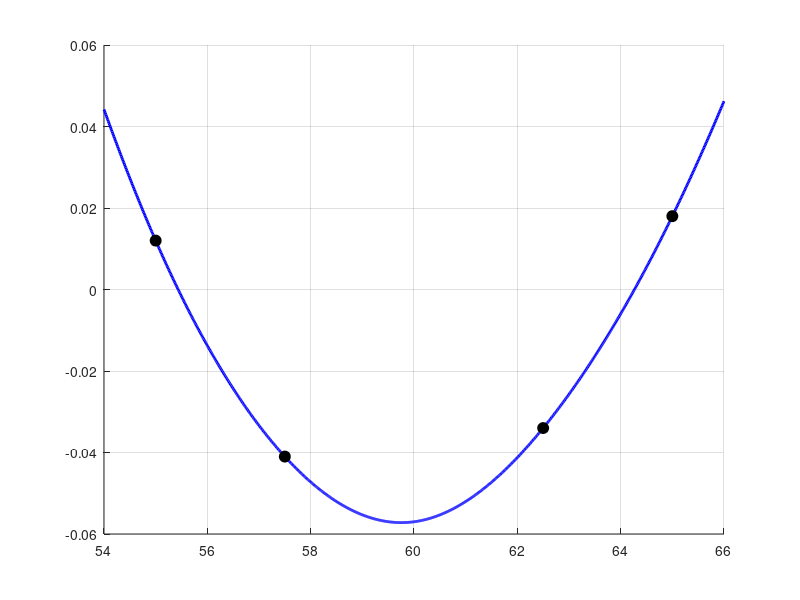

Here is the MATLAB script that generated this plot: (Note: this script raises an error after producing the figure.)
% =========================================================================
% Algoritmo de Bisección sobre Spline Cúbico para AMBOS Cruces por Cero
% =========================================================================
clc; clear; close all;

% 1. Cargar todos los datos
f = [10.0, 12.5, 15.0, 17.5, 20.0, 22.5, 25.0, 27.5, 30.0, 32.5, ...
    35.0, 37.5, 40.0, 42.5, 45.0, 47.5, 50.0, 52.5, 55.0, 57.5, ...
    60.0, 62.5, 65.0, 67.5, 70.0, 72.5, 75.0, 77.5, 80.0, 82.5, ...
    85.0, 87.5, 90.0, 92.5, 95.0, 97.5, 100.0, 102.5, 105.0, 107.5];

V = [0.842, 0.911, 0.986, 1.062, 1.143, 1.227, 1.314, 1.401, 1.482, 1.551, ...
    1.216, 1.048, 0.866, 0.689, 0.521, 0.364, 0.223, 0.103, 0.012, -0.041, ...
    -0.057, -0.034, 0.018, 0.096, 0.197, 0.318, 0.452, 0.579, 0.700, 0.809, ...
    0.611, 0.688, 0.756, 0.811, 0.856, 0.894, 0.926, 0.954, 0.980, 1.004];

% Construimos el modelo continuo mediante Spline
pp_V = spline(f, V); 

% 2. Parámetros y definición de intervalos
% Fila 1: Intervalo de la 1ra raíz | Fila 2: Intervalo de la 2da raíz
intervalos = [55.0, 57.5; 
              62.5, 65.0];

raices = zeros(1, 2); % Vector para guardar los resultados
tol = 1e-6;           % Tolerancia de error
max_iter = 30;        % Límite de seguridad

% 3. Ciclo para calcular ambas raíces
for i = 1:2
    a = intervalos(i, 1);
    b = intervalos(i, 2);
    iter = 0;
    raiz_encontrada = false;
    
    fprintf('--- INICIANDO MÉTODO DE BISECCIÓN: RAÍZ %d ---\n', i);
    fprintf('Buscando raíz en el intervalo [%.1f, %.1f] kHz\n', a, b);
    fprintf('Iter |      a      |      b      |      c (medio)  |    V(c) \n');
    fprintf('-------------------------------------------------------------------\n');

    while iter < max_iter
        iter = iter + 1;
        
        c = (a + b) / 2; % Calcular punto medio
        
        % Evaluar la función Spline
        Va = ppval(pp_V, a);
        Vc = ppval(pp_V, c);

        % Imprimir estado de la iteración
        fprintf('%2d   | %9.5f | %9.5f | %13.5f | %10.6f\n', iter, a, b, c, Vc);

        % Condición de parada
        if abs(Vc) < tol || (b - a)/2 < tol
            raiz_encontrada = true;
            break;
        end

        % Seleccionar el nuevo sub-intervalo
        if sign(Vc) == sign(Va)
            a = c;
        else
            b = c;
        end
    end

    if raiz_encontrada
        fprintf('-------------------------------------------------------------------\n');
        fprintf('¡Cruce por cero %d detectado!\n', i);
        fprintf('Frecuencia: %.4f kHz\n\n', c);
        raices(i) = c; % Guardar la raíz para la gráfica
    else
        fprintf('El método no convergió en el número máximo de iteraciones.\n\n');
    end
end

% 4. Gráfica (Zoom abarcando ambas raíces)
f_zoom = linspace(54, 66, 1000); % Rango ampliado de 54 a 66 kHz
V_zoom = ppval(pp_V, f_zoom);

figure('Name', 'Cruces por Cero - Bisección', 'Position', [200, 200, 900, 500]);
hold on; grid on;

% Dibujar la curva Spline en la zona
plot(f_zoom, V_zoom, 'b-', 'LineWidth', 2, 'DisplayName', 'Curva Spline de Voltaje');

% Dibujar los puntos originales de la tabla que caen en esa zona
puntos_f = [55.0, 57.5, 62.5, 65.0];
puntos_V = ppval(pp_V, puntos_f);
plot(puntos_f, puntos_V, 'ko', 'MarkerFaceColor', 'k', 'MarkerSize', 8, 'DisplayName', 'Datos de Tabla');

% Línea del cruce por cero
yline(0, 'k--', 'LineWidth', 1.5, 'DisplayName', 'Nivel Cero');

% Dibujar las raíces encontradas
plot(raices(1), 0, 'rp', 'MarkerFaceColor', 'r', 'MarkerSize', 15, 'DisplayName', sprintf('1ra Raíz: %.4f kHz', raices(1)));
plot(raices(2), 0, 'gp', 'MarkerFaceColor', 'g', 'MarkerSize', 15, 'DisplayName', sprintf('2da Raíz: %.4f kHz', raices(2)));

title('Detección de los Cruces por Cero (Spline + Bisección)');
xlabel('Frecuencia f (kHz)');
ylabel('Voltaje V(f) (V)');
legend('Location', 'best');
xlim([54.0, 66.0]);
ylim([-0.08, 0.05]);
hold off;

exportgraphics(gcf, 'metododebiseccionraices.png')
